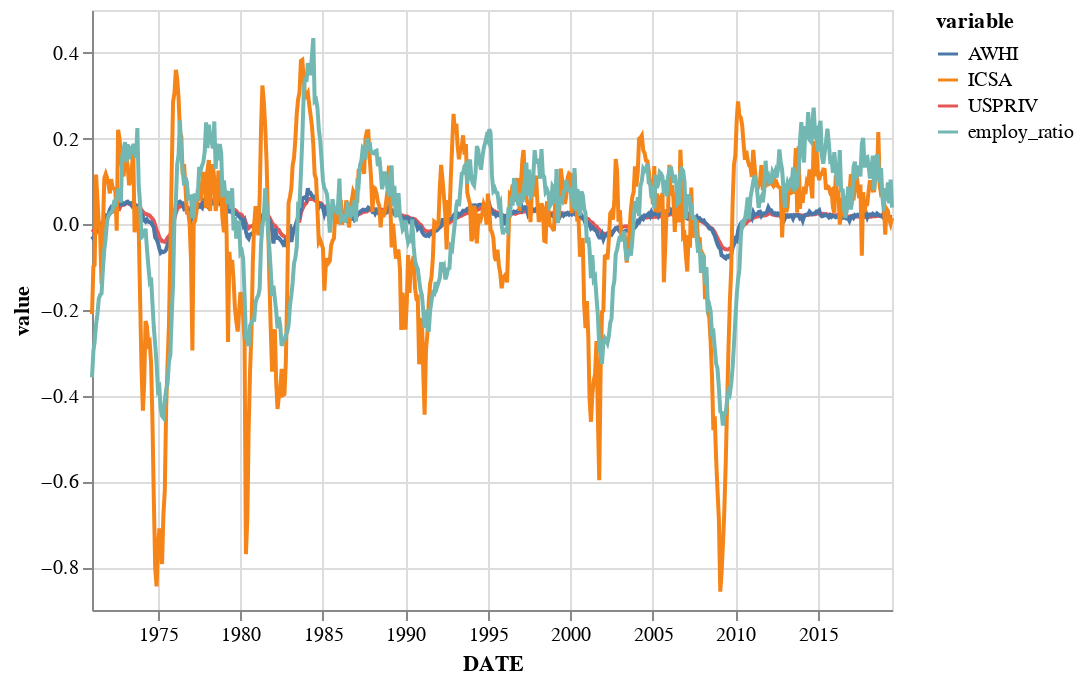

The notebook cell saved with this chart:
### Code cell
data = labor_index.reset_index().melt('DATE')

alt.Chart(data).mark_line().encode(
    x='DATE',
    y='value',
    color='variable'
)

### Figure 1 — Vega-Lite specification as saved in the notebook (floating-point values rounded to 4 significant figures; data arrays with more than 128 entries replaced by an {"elided": "..."} marker saying what was removed)
{"$schema": "https://vega.github.io/schema/vega-lite/v3.3.0.json", "config": {"mark": {"tooltip": null}, "view": {"height": 300, "width": 400}}, "data": {"name": "data-d82f160bdbf8c95644b45f086329594b"}, "datasets": {"data-d82f160bdbf8c95644b45f086329594b": {"elided": "2332 records"}}, "encoding": {"color": {"field": "variable", "type": "nominal"}, "x": {"field": "DATE", "type": "temporal"}, "y": {"field": "value", "type": "quantitative"}}, "mark": "line"}
